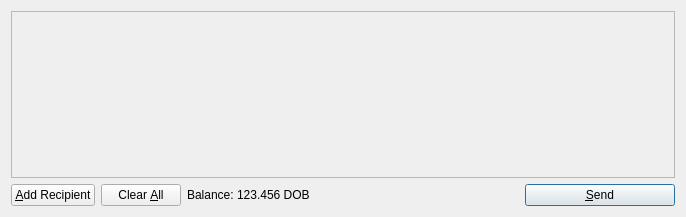
<?xml version="1.0" encoding="UTF-8"?>
<ui version="4.0">
 <class>SendCoinsDialog</class>
 <widget class="QDialog" name="SendCoinsDialog">
  <property name="geometry">
   <rect>
    <x>0</x>
    <y>0</y>
    <width>686</width>
    <height>217</height>
   </rect>
  </property>
  <property name="windowTitle">
   <string>Send Coins</string>
  </property>
  <layout class="QVBoxLayout" name="verticalLayout">
   <item>
    <widget class="QScrollArea" name="scrollArea">
     <property name="widgetResizable">
      <bool>true</bool>
     </property>
     <widget class="QWidget" name="scrollAreaWidgetContents">
      <property name="geometry">
       <rect>
        <x>0</x>
        <y>0</y>
        <width>666</width>
        <height>165</height>
       </rect>
      </property>
      <layout class="QVBoxLayout" name="verticalLayout_2">
       <property name="margin">
        <number>0</number>
       </property>
       <item>
        <layout class="QVBoxLayout" name="entries">
         <property name="spacing">
          <number>6</number>
         </property>
        </layout>
       </item>
       <item>
        <spacer name="verticalSpacer">
         <property name="orientation">
          <enum>Qt::Vertical</enum>
         </property>
         <property name="sizeHint" stdset="0">
          <size>
           <width>20</width>
           <height>40</height>
          </size>
         </property>
        </spacer>
       </item>
      </layout>
     </widget>
    </widget>
   </item>
   <item>
    <layout class="QHBoxLayout" name="horizontalLayout">
     <item>
      <widget class="QPushButton" name="addButton">
       <property name="toolTip">
        <string>Send to multiple recipients at once</string>
       </property>
       <property name="text">
        <string>&amp;Add Recipient</string>
       </property>
       <property name="icon">
        <iconset resource="../bitcoin.qrc">
         <normaloff>:/icons/add</normaloff>:/icons/add</iconset>
       </property>
       <property name="autoDefault">
        <bool>false</bool>
       </property>
      </widget>
     </item>
     <item>
      <widget class="QPushButton" name="clearButton">
       <property name="sizePolicy">
        <sizepolicy hsizetype="Minimum" vsizetype="Fixed">
         <horstretch>0</horstretch>
         <verstretch>0</verstretch>
        </sizepolicy>
       </property>
       <property name="toolTip">
        <string>Remove all transaction fields</string>
       </property>
       <property name="text">
        <string>Clear &amp;All</string>
       </property>
       <property name="icon">
        <iconset resource="../bitcoin.qrc">
         <normaloff>:/icons/remove</normaloff>:/icons/remove</iconset>
       </property>
       <property name="autoRepeatDelay">
        <number>300</number>
       </property>
       <property name="autoDefault">
        <bool>false</bool>
       </property>
      </widget>
     </item>
     <item>
      <layout class="QHBoxLayout" name="horizontalLayout_2">
       <property name="spacing">
        <number>3</number>
       </property>
       <item>
        <widget class="QLabel" name="label">
         <property name="text">
          <string>Balance:</string>
         </property>
        </widget>
       </item>
       <item>
        <widget class="QLabel" name="labelBalance">
         <property name="cursor">
          <cursorShape>IBeamCursor</cursorShape>
         </property>
         <property name="text">
          <string>123.456 DOB</string>
         </property>
         <property name="textInteractionFlags">
          <set>Qt::LinksAccessibleByMouse|Qt::TextSelectableByKeyboard|Qt::TextSelectableByMouse</set>
         </property>
        </widget>
       </item>
      </layout>
     </item>
     <item>
      <spacer name="horizontalSpacer">
       <property name="orientation">
        <enum>Qt::Horizontal</enum>
       </property>
       <property name="sizeHint" stdset="0">
        <size>
         <width>40</width>
         <height>20</height>
        </size>
       </property>
      </spacer>
     </item>
     <item>
      <widget class="QPushButton" name="sendButton">
       <property name="minimumSize">
        <size>
         <width>150</width>
         <height>0</height>
        </size>
       </property>
       <property name="toolTip">
        <string>Confirm the send action</string>
       </property>
       <property name="text">
        <string>&amp;Send</string>
       </property>
       <property name="icon">
        <iconset resource="../bitcoin.qrc">
         <normaloff>:/icons/send</normaloff>:/icons/send</iconset>
       </property>
       <property name="default">
        <bool>true</bool>
       </property>
      </widget>
     </item>
    </layout>
   </item>
  </layout>
 </widget>
 <resources>
  <include location="../bitcoin.qrc"/>
 </resources>
 <connections/>
</ui>
